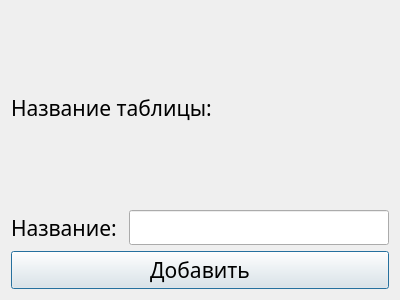
<?xml version="1.0" encoding="UTF-8"?>
<ui version="4.0">
 <class>addNameTable</class>
 <widget class="QDialog" name="addNameTable">
  <property name="geometry">
   <rect>
    <x>0</x>
    <y>0</y>
    <width>400</width>
    <height>300</height>
   </rect>
  </property>
  <property name="windowTitle">
   <string>Dialog</string>
  </property>
  <layout class="QGridLayout" name="gridLayout">
   <item row="0" column="0">
    <layout class="QVBoxLayout" name="verticalLayout">
     <item>
      <widget class="QLabel" name="label">
       <property name="font">
        <font>
         <family>Montserrat Light</family>
         <pointsize>16</pointsize>
        </font>
       </property>
       <property name="text">
        <string>Название таблицы:</string>
       </property>
      </widget>
     </item>
     <item>
      <layout class="QHBoxLayout" name="horizontalLayout">
       <item>
        <widget class="QLabel" name="label_2">
         <property name="font">
          <font>
           <family>Montserrat Light</family>
           <pointsize>16</pointsize>
          </font>
         </property>
         <property name="text">
          <string>Название: </string>
         </property>
        </widget>
       </item>
       <item>
        <widget class="QLineEdit" name="lineEdit">
         <property name="font">
          <font>
           <family>Montserrat Light</family>
           <pointsize>14</pointsize>
          </font>
         </property>
         <property name="text">
          <string/>
         </property>
        </widget>
       </item>
      </layout>
     </item>
     <item>
      <widget class="QPushButton" name="pushButton">
       <property name="font">
        <font>
         <family>Montserrat Light</family>
         <pointsize>16</pointsize>
        </font>
       </property>
       <property name="text">
        <string>Добавить</string>
       </property>
      </widget>
     </item>
    </layout>
   </item>
  </layout>
 </widget>
 <resources/>
 <connections/>
</ui>
